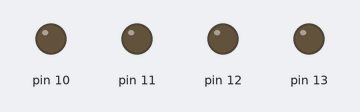
Simulated run of this sketch. Board: Arduino Uno, built with avr-gcc and run on an emulated ATmega328P. On the bench: output pins drawn as LEDs (lit = HIGH).

Above: at 0.11 s.
At 1.21 s:
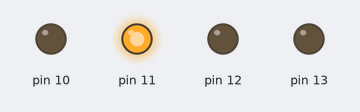
At 2.53 s:
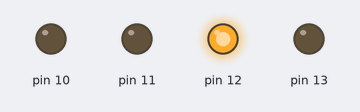
At 4.29 s:
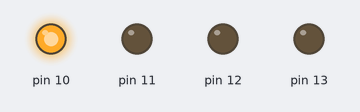
At 5.61 s:
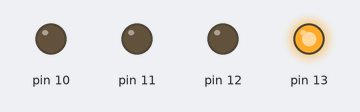
Timing chart, 0 to 6.1 s (numbered marks = the images above):
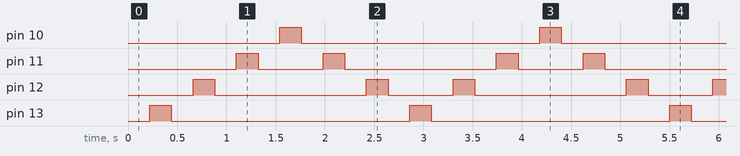

The sketch:

P3_Ejer_3.ino
```cpp
// C++ code
//
void setup()
{
  pinMode(13, OUTPUT);
  pinMode(12, OUTPUT);
  pinMode(11, OUTPUT);
  pinMode(10, OUTPUT);
}

void loop()
{
  for(int i = 13; i > 10; i--){
    delay(220);
    digitalWrite(i, HIGH);
    delay(220);
	digitalWrite(i, LOW);
	}

  for(int i = 10; i < 13; i++){
    delay(220);
    digitalWrite(i, HIGH);
    delay(220);
	digitalWrite(i, LOW);
	}
}
```

Measured:
- by itself, pin 10, pin 13: alternates HIGH for 0.22 s and LOW for 2.4 s
- by itself, pin 11: repeats every 2.6 s: LOW 0.66 s, HIGH 0.22 s, LOW 1.5 s, HIGH 0.22 s
- by itself, pin 12: repeats every 2.6 s: LOW 1.5 s, HIGH 0.22 s, LOW 0.66 s, HIGH 0.22 s
